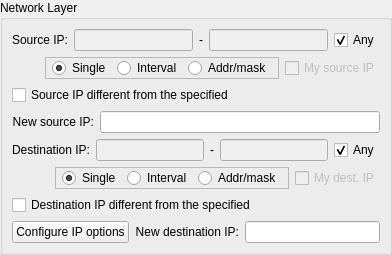
    <widget class="QGroupBox" name="groupBoxIP" >
     <property name="title" >
      <string>Network Layer</string>
     </property>
     <layout class="QVBoxLayout" >
      <property name="leftMargin" >
       <number>0</number>
      </property>
      <property name="topMargin" >
       <number>0</number>
      </property>
      <property name="rightMargin" >
       <number>0</number>
      </property>
      <property name="bottomMargin" >
       <number>0</number>
      </property>
      <item>
       <widget class="QStackedWidget" name="stackedWidgetIPFlags" >
        <widget class="QWidget" name="page_5" >
         <layout class="QVBoxLayout" >
          <item>
           <layout class="QHBoxLayout" >
            <item>
             <widget class="QLabel" name="labelSIP" >
              <property name="text" >
               <string>Source IP:</string>
              </property>
              <property name="alignment" >
               <set>Qt::AlignRight|Qt::AlignTrailing|Qt::AlignVCenter</set>
              </property>
             </widget>
            </item>
            <item>
             <widget class="IQFLineEdit" name="lineEditSIP" >
              <property name="enabled" >
               <bool>false</bool>
              </property>
             </widget>
            </item>
            <item>
             <widget class="QLabel" name="SIPSeparator" >
              <property name="text" >
               <string>-</string>
              </property>
             </widget>
            </item>
            <item>
             <widget class="IQFLineEdit" name="lineEditSIP2" >
              <property name="enabled" >
               <bool>false</bool>
              </property>
             </widget>
            </item>
            <item>
             <widget class="IQFCheckBox" name="checkBoxAnySip" >
              <property name="text" >
               <string>Any</string>
              </property>
              <property name="checked" >
               <bool>true</bool>
              </property>
             </widget>
            </item>
           </layout>
          </item>
          <item>
           <layout class="QHBoxLayout" >
            <item>
             <spacer>
              <property name="orientation" >
               <enum>Qt::Horizontal</enum>
              </property>
              <property name="sizeHint" >
               <size>
                <width>31</width>
                <height>20</height>
               </size>
              </property>
             </spacer>
            </item>
            <item>
             <widget class="QFrame" name="frameSipMeaning" >
              <property name="sizePolicy" >
               <sizepolicy vsizetype="Fixed" hsizetype="Preferred" >
                <horstretch>0</horstretch>
                <verstretch>0</verstretch>
               </sizepolicy>
              </property>
              <property name="frameShape" >
               <enum>QFrame::StyledPanel</enum>
              </property>
              <property name="frameShadow" >
               <enum>QFrame::Raised</enum>
              </property>
              <layout class="QHBoxLayout" >
               <property name="leftMargin" >
                <number>6</number>
               </property>
               <property name="topMargin" >
                <number>0</number>
               </property>
               <property name="rightMargin" >
                <number>6</number>
               </property>
               <property name="bottomMargin" >
                <number>0</number>
               </property>
               <item>
                <widget class="IQFRadioButton" name="radioButtonSIPSingle" >
                 <property name="text" >
                  <string>Single</string>
                 </property>
                 <property name="checked" >
                  <bool>true</bool>
                 </property>
                </widget>
               </item>
               <item>
                <widget class="IQFRadioButton" name="radioButtonSIPInterval" >
                 <property name="text" >
                  <string>Interval</string>
                 </property>
                </widget>
               </item>
               <item>
                <widget class="IQFRadioButton" name="radioButtonSIPAddrNetmask" >
                 <property name="text" >
                  <string>Addr/mask</string>
                 </property>
                </widget>
               </item>
              </layout>
             </widget>
            </item>
            <item>
             <widget class="IQFCheckBox" name="checkBoxMySip" >
              <property name="enabled" >
               <bool>false</bool>
              </property>
              <property name="text" >
               <string>My source IP</string>
              </property>
             </widget>
            </item>
           </layout>
          </item>
          <item>
           <widget class="IQFCheckBox" name="checkBoxSipNot" >
            <property name="text" >
             <string>Source IP different from the specified</string>
            </property>
           </widget>
          </item>
          <item>
           <layout class="QHBoxLayout" >
            <item>
             <widget class="QLabel" name="labelNewSip" >
              <property name="sizePolicy" >
               <sizepolicy vsizetype="Preferred" hsizetype="Preferred" >
                <horstretch>4</horstretch>
                <verstretch>0</verstretch>
               </sizepolicy>
              </property>
              <property name="text" >
               <string>New source IP:</string>
              </property>
              <property name="alignment" >
               <set>Qt::AlignRight|Qt::AlignTrailing|Qt::AlignVCenter</set>
              </property>
             </widget>
            </item>
            <item>
             <widget class="IQFLineEdit" name="lineEditNewSip" >
              <property name="enabled" >
               <bool>true</bool>
              </property>
              <property name="sizePolicy" >
               <sizepolicy vsizetype="Fixed" hsizetype="Expanding" >
                <horstretch>35</horstretch>
                <verstretch>0</verstretch>
               </sizepolicy>
              </property>
             </widget>
            </item>
           </layout>
          </item>
          <item>
           <layout class="QHBoxLayout" >
            <item>
             <widget class="QLabel" name="labelDIP" >
              <property name="text" >
               <string>Destination IP:</string>
              </property>
              <property name="alignment" >
               <set>Qt::AlignRight|Qt::AlignTrailing|Qt::AlignVCenter</set>
              </property>
             </widget>
            </item>
            <item>
             <widget class="IQFLineEdit" name="lineEditDIP" >
              <property name="enabled" >
               <bool>false</bool>
              </property>
             </widget>
            </item>
            <item>
             <widget class="QLabel" name="DIPSeparator" >
              <property name="text" >
               <string>-</string>
              </property>
             </widget>
            </item>
            <item>
             <widget class="IQFLineEdit" name="lineEditDIP2" >
              <property name="enabled" >
               <bool>false</bool>
              </property>
             </widget>
            </item>
            <item>
             <widget class="IQFCheckBox" name="checkBoxAnyDip" >
              <property name="text" >
               <string>Any</string>
              </property>
              <property name="checked" >
               <bool>true</bool>
              </property>
             </widget>
            </item>
           </layout>
          </item>
          <item>
           <layout class="QHBoxLayout" >
            <item>
             <spacer>
              <property name="orientation" >
               <enum>Qt::Horizontal</enum>
              </property>
              <property name="sizeHint" >
               <size>
                <width>35</width>
                <height>20</height>
               </size>
              </property>
             </spacer>
            </item>
            <item>
             <widget class="QFrame" name="frameDipMeaning" >
              <property name="sizePolicy" >
               <sizepolicy vsizetype="Fixed" hsizetype="Preferred" >
                <horstretch>0</horstretch>
                <verstretch>0</verstretch>
               </sizepolicy>
              </property>
              <property name="frameShape" >
               <enum>QFrame::StyledPanel</enum>
              </property>
              <property name="frameShadow" >
               <enum>QFrame::Raised</enum>
              </property>
              <layout class="QHBoxLayout" >
               <property name="leftMargin" >
                <number>6</number>
               </property>
               <property name="topMargin" >
                <number>0</number>
               </property>
               <property name="rightMargin" >
                <number>6</number>
               </property>
               <property name="bottomMargin" >
                <number>0</number>
               </property>
               <item>
                <widget class="IQFRadioButton" name="radioButtonDIPSingle" >
                 <property name="text" >
                  <string>Single</string>
                 </property>
                 <property name="checked" >
                  <bool>true</bool>
                 </property>
                </widget>
               </item>
               <item>
                <widget class="IQFRadioButton" name="radioButtonDIPInterval" >
                 <property name="text" >
                  <string>Interval</string>
                 </property>
                </widget>
               </item>
               <item>
                <widget class="IQFRadioButton" name="radioButtonDIPAddrNetmask" >
                 <property name="text" >
                  <string>Addr/mask</string>
                 </property>
                </widget>
               </item>
              </layout>
             </widget>
            </item>
            <item>
             <widget class="IQFCheckBox" name="checkBoxMyDip" >
              <property name="enabled" >
               <bool>false</bool>
              </property>
              <property name="text" >
               <string>My dest. IP</string>
              </property>
             </widget>
            </item>
           </layout>
          </item>
          <item>
           <widget class="IQFCheckBox" name="checkBoxDipNot" >
            <property name="text" >
             <string>Destination IP different from the specified</string>
            </property>
           </widget>
          </item>
          <item>
           <layout class="QHBoxLayout" >
            <item>
             <widget class="IQFPushButton" name="pushButtonIPFlags" >
              <property name="sizePolicy" >
               <sizepolicy vsizetype="Fixed" hsizetype="Fixed" >
                <horstretch>0</horstretch>
                <verstretch>0</verstretch>
               </sizepolicy>
              </property>
              <property name="layoutDirection" >
               <enum>Qt::LeftToRight</enum>
              </property>
              <property name="text" >
               <string>Configure IP options</string>
              </property>
             </widget>
            </item>
            <item>
             <widget class="QLabel" name="labelNewDip" >
              <property name="sizePolicy" >
               <sizepolicy vsizetype="Preferred" hsizetype="Preferred" >
                <horstretch>1</horstretch>
                <verstretch>0</verstretch>
               </sizepolicy>
              </property>
              <property name="text" >
               <string>New destination IP:</string>
              </property>
              <property name="alignment" >
               <set>Qt::AlignRight|Qt::AlignTrailing|Qt::AlignVCenter</set>
              </property>
             </widget>
            </item>
            <item>
             <widget class="IQFLineEdit" name="lineEditNewDip" >
              <property name="enabled" >
               <bool>true</bool>
              </property>
              <property name="sizePolicy" >
               <sizepolicy vsizetype="Fixed" hsizetype="Expanding" >
                <horstretch>35</horstretch>
                <verstretch>0</verstretch>
               </sizepolicy>
              </property>
             </widget>
            </item>
           </layout>
          </item>
         </layout>
        </widget>
        <widget class="QWidget" name="page_6" />
       </widget>
      </item>
     </layout>
    </widget>
